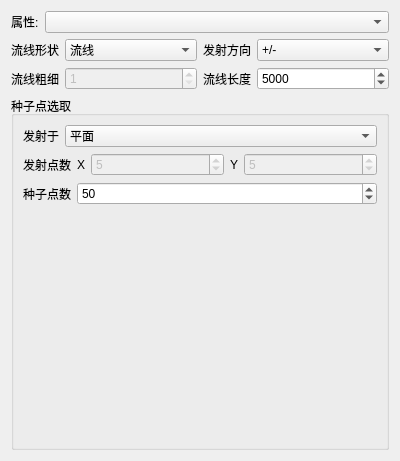
<?xml version="1.0" encoding="UTF-8"?>
<ui version="4.0">
 <class>igwStreamLinesRepresentationWidget</class>
 <widget class="QWidget" name="igwStreamLinesRepresentationWidget">
  <property name="geometry">
   <rect>
    <x>0</x>
    <y>0</y>
    <width>400</width>
    <height>461</height>
   </rect>
  </property>
  <property name="windowTitle">
   <string>Form</string>
  </property>
  <layout class="QVBoxLayout" name="verticalLayout_3">
   <item>
    <layout class="QHBoxLayout" name="horizontalLayout_2">
     <item>
      <widget class="QLabel" name="label">
       <property name="sizePolicy">
        <sizepolicy hsizetype="Fixed" vsizetype="Preferred">
         <horstretch>0</horstretch>
         <verstretch>0</verstretch>
        </sizepolicy>
       </property>
       <property name="text">
        <string>属性:</string>
       </property>
      </widget>
     </item>
     <item>
      <widget class="QComboBox" name="DataArrayComboBox"/>
     </item>
    </layout>
   </item>
   <item>
    <layout class="QVBoxLayout" name="verticalLayout">
     <item>
      <layout class="QHBoxLayout" name="horizontalLayout_3">
       <item>
        <widget class="QLabel" name="label_3">
         <property name="sizePolicy">
          <sizepolicy hsizetype="Fixed" vsizetype="Preferred">
           <horstretch>0</horstretch>
           <verstretch>0</verstretch>
          </sizepolicy>
         </property>
         <property name="text">
          <string>流线形状</string>
         </property>
        </widget>
       </item>
       <item>
        <widget class="QComboBox" name="StreamTypeComboBox">
         <property name="sizePolicy">
          <sizepolicy hsizetype="Preferred" vsizetype="Fixed">
           <horstretch>0</horstretch>
           <verstretch>0</verstretch>
          </sizepolicy>
         </property>
         <item>
          <property name="text">
           <string>流线</string>
          </property>
         </item>
         <item>
          <property name="text">
           <string>流管</string>
          </property>
         </item>
         <item>
          <property name="text">
           <string>流带</string>
          </property>
         </item>
         <item>
          <property name="text">
           <string>流面</string>
          </property>
         </item>
        </widget>
       </item>
       <item>
        <widget class="QLabel" name="label_4">
         <property name="sizePolicy">
          <sizepolicy hsizetype="Fixed" vsizetype="Preferred">
           <horstretch>0</horstretch>
           <verstretch>0</verstretch>
          </sizepolicy>
         </property>
         <property name="text">
          <string>发射方向</string>
         </property>
        </widget>
       </item>
       <item>
        <widget class="QComboBox" name="DirectionComboBox">
         <property name="sizePolicy">
          <sizepolicy hsizetype="Preferred" vsizetype="Fixed">
           <horstretch>0</horstretch>
           <verstretch>0</verstretch>
          </sizepolicy>
         </property>
         <property name="currentIndex">
          <number>2</number>
         </property>
         <item>
          <property name="text">
           <string>+</string>
          </property>
         </item>
         <item>
          <property name="text">
           <string>-</string>
          </property>
         </item>
         <item>
          <property name="text">
           <string>+/-</string>
          </property>
         </item>
        </widget>
       </item>
      </layout>
     </item>
     <item>
      <layout class="QHBoxLayout" name="horizontalLayout_4">
       <item>
        <widget class="QLabel" name="label_5">
         <property name="sizePolicy">
          <sizepolicy hsizetype="Fixed" vsizetype="Preferred">
           <horstretch>0</horstretch>
           <verstretch>0</verstretch>
          </sizepolicy>
         </property>
         <property name="text">
          <string>流线粗细</string>
         </property>
        </widget>
       </item>
       <item>
        <widget class="QSpinBox" name="WidthSpinBox">
         <property name="enabled">
          <bool>false</bool>
         </property>
         <property name="minimum">
          <number>1</number>
         </property>
         <property name="maximum">
          <number>100</number>
         </property>
         <property name="singleStep">
          <number>1</number>
         </property>
         <property name="stepType">
          <enum>QAbstractSpinBox::DefaultStepType</enum>
         </property>
         <property name="value">
          <number>1</number>
         </property>
         <property name="displayIntegerBase">
          <number>10</number>
         </property>
        </widget>
       </item>
       <item>
        <widget class="QLabel" name="label_6">
         <property name="sizePolicy">
          <sizepolicy hsizetype="Fixed" vsizetype="Preferred">
           <horstretch>0</horstretch>
           <verstretch>0</verstretch>
          </sizepolicy>
         </property>
         <property name="text">
          <string>流线长度</string>
         </property>
        </widget>
       </item>
       <item>
        <widget class="QSpinBox" name="LengthSpinBox">
         <property name="minimum">
          <number>1</number>
         </property>
         <property name="maximum">
          <number>10000</number>
         </property>
         <property name="singleStep">
          <number>1</number>
         </property>
         <property name="stepType">
          <enum>QAbstractSpinBox::DefaultStepType</enum>
         </property>
         <property name="value">
          <number>5000</number>
         </property>
         <property name="displayIntegerBase">
          <number>10</number>
         </property>
        </widget>
       </item>
      </layout>
     </item>
    </layout>
   </item>
   <item>
    <widget class="QGroupBox" name="groupBox">
     <property name="title">
      <string>种子点选取</string>
     </property>
     <layout class="QVBoxLayout" name="verticalLayout_2">
      <item>
       <layout class="QHBoxLayout" name="horizontalLayout">
        <item>
         <widget class="QLabel" name="label_2">
          <property name="sizePolicy">
           <sizepolicy hsizetype="Fixed" vsizetype="Preferred">
            <horstretch>0</horstretch>
            <verstretch>0</verstretch>
           </sizepolicy>
          </property>
          <property name="text">
           <string>发射于</string>
          </property>
         </widget>
        </item>
        <item>
         <widget class="QComboBox" name="comboBox">
          <property name="sizePolicy">
           <sizepolicy hsizetype="Expanding" vsizetype="Fixed">
            <horstretch>0</horstretch>
            <verstretch>0</verstretch>
           </sizepolicy>
          </property>
          <property name="currentIndex">
           <number>0</number>
          </property>
          <item>
           <property name="text">
            <string>平面</string>
           </property>
          </item>
          <item>
           <property name="text">
            <string>线</string>
           </property>
          </item>
         </widget>
        </item>
       </layout>
      </item>
      <item>
       <layout class="QHBoxLayout" name="horizontalLayout_6">
        <item>
         <widget class="QLabel" name="label_11">
          <property name="sizePolicy">
           <sizepolicy hsizetype="Fixed" vsizetype="Preferred">
            <horstretch>0</horstretch>
            <verstretch>0</verstretch>
           </sizepolicy>
          </property>
          <property name="text">
           <string>发射点数</string>
          </property>
         </widget>
        </item>
        <item>
         <widget class="QLabel" name="label_13">
          <property name="sizePolicy">
           <sizepolicy hsizetype="Fixed" vsizetype="Preferred">
            <horstretch>0</horstretch>
            <verstretch>0</verstretch>
           </sizepolicy>
          </property>
          <property name="text">
           <string>X</string>
          </property>
         </widget>
        </item>
        <item>
         <widget class="QSpinBox" name="PlaneXAxisSpinBox">
          <property name="enabled">
           <bool>false</bool>
          </property>
          <property name="minimum">
           <number>1</number>
          </property>
          <property name="maximum">
           <number>100</number>
          </property>
          <property name="singleStep">
           <number>1</number>
          </property>
          <property name="stepType">
           <enum>QAbstractSpinBox::DefaultStepType</enum>
          </property>
          <property name="value">
           <number>5</number>
          </property>
          <property name="displayIntegerBase">
           <number>10</number>
          </property>
         </widget>
        </item>
        <item>
         <widget class="QLabel" name="label_12">
          <property name="sizePolicy">
           <sizepolicy hsizetype="Fixed" vsizetype="Preferred">
            <horstretch>0</horstretch>
            <verstretch>0</verstretch>
           </sizepolicy>
          </property>
          <property name="text">
           <string>Y</string>
          </property>
         </widget>
        </item>
        <item>
         <widget class="QSpinBox" name="PlaneYAxisSpinBox">
          <property name="enabled">
           <bool>false</bool>
          </property>
          <property name="minimum">
           <number>1</number>
          </property>
          <property name="maximum">
           <number>100</number>
          </property>
          <property name="singleStep">
           <number>1</number>
          </property>
          <property name="stepType">
           <enum>QAbstractSpinBox::DefaultStepType</enum>
          </property>
          <property name="value">
           <number>5</number>
          </property>
          <property name="displayIntegerBase">
           <number>10</number>
          </property>
         </widget>
        </item>
       </layout>
      </item>
      <item>
       <layout class="QHBoxLayout" name="horizontalLayout_7">
        <item>
         <widget class="QLabel" name="label_14">
          <property name="enabled">
           <bool>true</bool>
          </property>
          <property name="sizePolicy">
           <sizepolicy hsizetype="Fixed" vsizetype="Preferred">
            <horstretch>0</horstretch>
            <verstretch>0</verstretch>
           </sizepolicy>
          </property>
          <property name="text">
           <string>种子点数</string>
          </property>
         </widget>
        </item>
        <item>
         <widget class="QSpinBox" name="NumOfLineSeedsSpinBox">
          <property name="enabled">
           <bool>true</bool>
          </property>
          <property name="minimum">
           <number>1</number>
          </property>
          <property name="maximum">
           <number>2000</number>
          </property>
          <property name="singleStep">
           <number>1</number>
          </property>
          <property name="stepType">
           <enum>QAbstractSpinBox::DefaultStepType</enum>
          </property>
          <property name="value">
           <number>50</number>
          </property>
          <property name="displayIntegerBase">
           <number>10</number>
          </property>
         </widget>
        </item>
       </layout>
      </item>
      <item>
       <widget class="QStackedWidget" name="stackedWidget">
        <property name="enabled">
         <bool>true</bool>
        </property>
        <property name="frameShadow">
         <enum>QFrame::Plain</enum>
        </property>
        <property name="currentIndex">
         <number>0</number>
        </property>
        <widget class="igwPlaneParametersWidget" name="PlaneWidget"/>
        <widget class="igwLineParametersWidget" name="LineWidget"/>
       </widget>
      </item>
     </layout>
    </widget>
   </item>
  </layout>
 </widget>
 <customwidgets>
  <customwidget>
   <class>igwPlaneParametersWidget</class>
   <extends>QWidget</extends>
   <header>igwplaneparameterswidget.h</header>
   <container>1</container>
  </customwidget>
  <customwidget>
   <class>igwLineParametersWidget</class>
   <extends>QWidget</extends>
   <header>igwlineparameterswidget.h</header>
   <container>1</container>
  </customwidget>
 </customwidgets>
 <resources/>
 <connections>
  <connection>
   <sender>comboBox</sender>
   <signal>currentIndexChanged(int)</signal>
   <receiver>stackedWidget</receiver>
   <slot>setCurrentIndex(int)</slot>
   <hints>
    <hint type="sourcelabel">
     <x>35</x>
     <y>19</y>
    </hint>
    <hint type="destinationlabel">
     <x>199</x>
     <y>163</y>
    </hint>
   </hints>
  </connection>
 </connections>
</ui>
